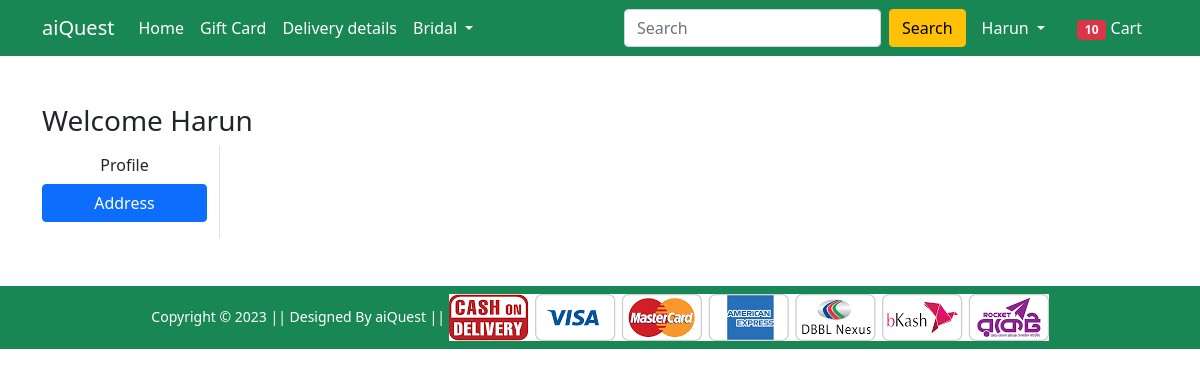
The app's page /address/ (signed in), older data.
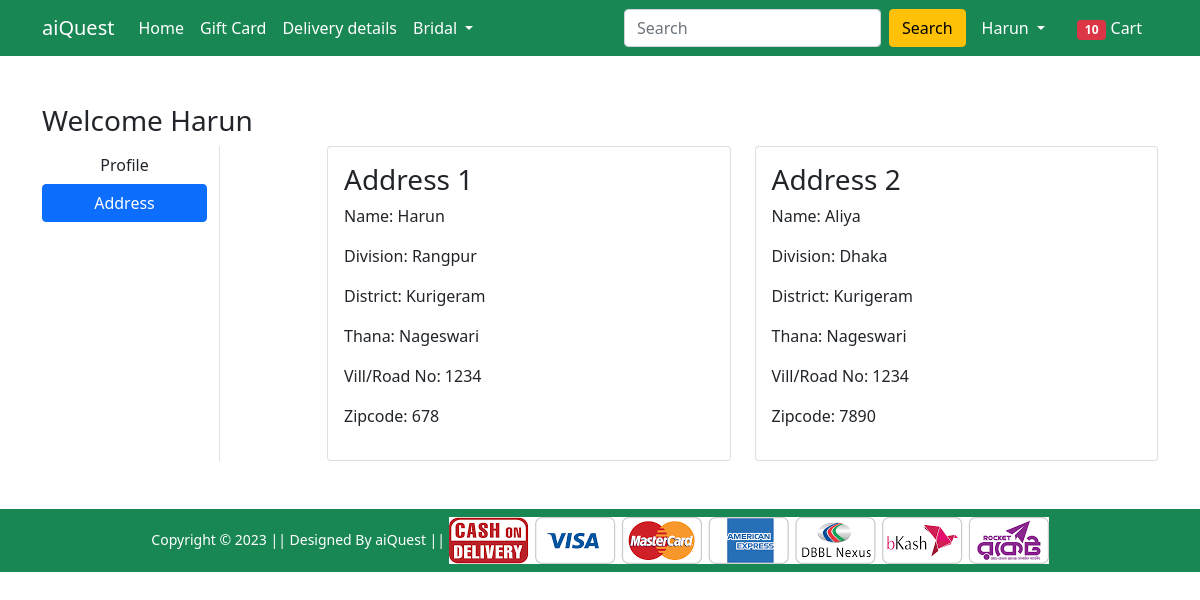
The same page, newer data.
### Shop/models.py (models this page shows, shortened)
class customer(models.Model):
    user=models.ForeignKey(User,on_delete=models.CASCADE)
    name=models.CharField( max_length=200)
    division=models.CharField(choices=DIVISION_CHOICES, max_length=50)
    district=models.CharField( max_length=50)
    thana=models.CharField( max_length=50)
    vllorroad=models.CharField( max_length=50)
    zipcode=models.IntegerField()

### Shop/views.py (the view)
# urls.py: path('address/', views.address, name='address'),
def address(request):
 add=customer.objects.filter(user=request.user)
 return render(request, 'Shop/address.html',{'add':add,'active':'btn-primary'})

### Shop/templates/Shop/address.html (shortened to what this page needs)
{% extends 'Shop/base.html' %}
{% load static %}
{% block main-content %}
<div class="container my-5">
    <div class="row">
        <h3>Welcome <span>{{request.user.username|capfirst}}</span></h3>
        <div class="col-sm-2 border-end">
            <ul class="list-unstyled">
                <li class="d-grid"><a href="{% url 'profile' %}" class="btn ">Profile</a></li>
                <li class="d-grid"><a href="{% url 'address' %}" class="btn {{active}}">Address</a></li>
            </ul>
        </div>
        <div class="col-sm-9 offset-sm-1">
            <div class="row">
                {% for fm in add %}
                <div class="col-sm-6">
                    <div class="card">
                        <div class="card-body">
                            <h3>Address {{forloop.counter}}</h3>
                            <p>Name: {{fm.name}}</p>
                            <p>Division: {{fm.division}}</p>
                            <p>District: {{fm.district}}</p>
                            <p>Thana: {{fm.thana}}</p>
                            <p>Vill/Road No: {{fm.vllorroad}}</p>
                            <p>Zipcode: {{fm.zipcode}}</p>
                        </div>
                    </div>
                </div>
                {% endfor %}
            </div>
        </div>
    </div>
</div>
{% endblock main-content %}

Row changes from the older to the newer data that the page shows:
added customer: name "Harun", division "Rangpur", district "Kurigeram", thana "Nageswari", vllorroad "1234", zipcode "678"
added customer: name "Aliya", division "Dhaka", district "Kurigeram", thana "Nageswari", vllorroad "1234", zipcode "7890"
